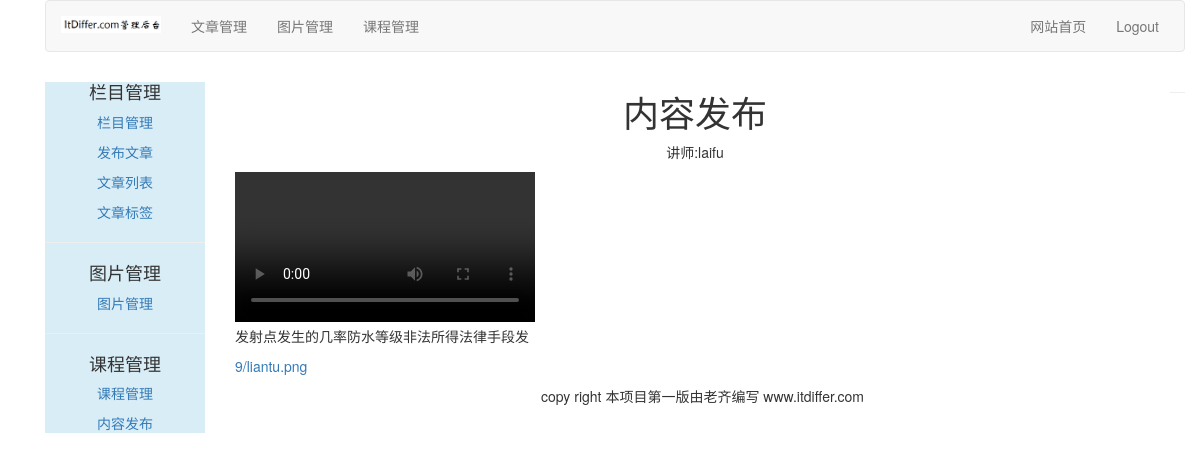
The page /course/detail-lesson/2/ on the database its author committed.
### course/models.py (models this page shows, shortened)
class Lesson(models.Model):
    user = models.ForeignKey(User, on_delete=models.CASCADE, related_name='lesson_user')
    course = models.ForeignKey(Course, on_delete=models.CASCADE, related_name='lesson')
    title = models.CharField(max_length=200)
    video = models.FileField(upload_to=user_directory_path)
    description = models.TextField(blank=True)
    attach = models.FileField(blank=True, upload_to=user_directory_path)
    created = models.DateTimeField(auto_now_add=True)
    order = OrderField(blank=True, for_fields=['course'])  # 自定义的Field类
    class Meta:
        ordering = ['order']

### course/views.py (the view)
# urls.py: path('detail-lesson/<int:lesson_id>/', DetailLessonView.as_view(), name="detail_lesson"),
class DetailLessonView(LoginRequiredMixin, TemplateResponseMixin, View):
    login_url = "/account/login/"
    template_name = "course/manage/detail_lesson.html"
    def get(self, request, lesson_id):
        lesson = get_object_or_404(Lesson, id=lesson_id)
        return self.render_to_response({"lesson": lesson})

### templates/course/manage/detail_lesson.html (shortened to what this page needs)
{% extends "article/base.html" %}
{% block content %}
<div>
    <div class='text-center'>
        <h1>{{ lesson.title }}</h1>
        <p>讲师:{{ lesson.user.username }}</p>
    </div>
    <div>
        {% if lesson.video %}
        <video src="{{ lesson.video.url }}" controls="controls" class="text-center"></video>
        {% else %}
        <p class="text-center">There is not video lesson.</p>
        {% endif %}
    </div>
    <div>
        {% if lesson.description %}
        <p>{{ lesson.description }}</p>
        {% endif %}
    </div>
    <div>
        {% if lesson.attach %}
        <p><a href="{{ lesson.attach.url }}">{{ lesson.attach.name | cut:"courses/user_" }}</a></p>
        {% endif %}
    </div>
</div>
{% endblock %}

### rows shown on the page
Lesson: title "内容发布", user.username "laifu", description "发射点发生的几率防水等级非法所得法律手段发", attach.name "9/liantu.png"
